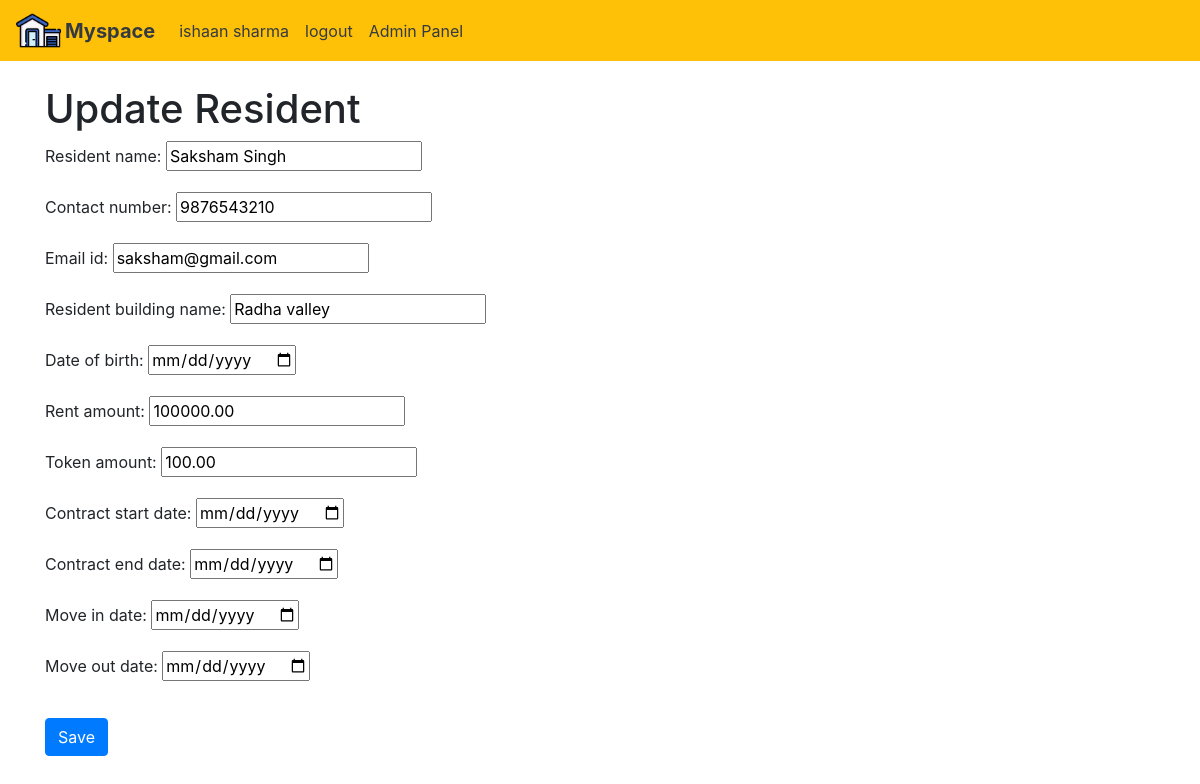
Page /resident-update/10 (signed in) on the committed database.
### accounts/models.py (models this page shows, shortened)
class CustomUser(AbstractBaseUser, PermissionsMixin):
    email = models.EmailField(verbose_name='Email Address', max_length=255, unique=True)
    username = models.CharField(max_length=30, unique=True)
    full_name = models.CharField(max_length=255)
    contact_number = models.CharField(max_length=20)
    is_active = models.BooleanField(default=True)
    is_staff = models.BooleanField(default=False)
    objects = CustomUserManager()
    USERNAME_FIELD = 'email'
    REQUIRED_FIELDS = ['username', 'full_name', 'contact_number']

### resident_app/models.py (models this page shows, shortened)
class Resident(models.Model):
    resident_name = models.CharField(max_length=255)
    contact_number = models.CharField(max_length=255)
    email_id = models.EmailField()
    resident_building_name = models.CharField(max_length=255)
    date_of_birth = models.DateField()
    rent_amount = models.DecimalField(max_digits=10, decimal_places=2)
    token_amount = models.DecimalField(max_digits=10, decimal_places=2)
    contract_start_date = models.DateField()
    contract_end_date = models.DateField()
    move_in_date = models.DateField()
    move_out_date = models.DateField(null=True, blank=True)

### resident_app/views.py (the view, shortened to what this page needs)
# urls.py: path('resident-update/<int:pk>', ResidentUpdateView.as_view(), name='resident_update'),
class ResidentUpdateView(LoginRequiredMixin, PermissionRequiredMixin, View):
    permission_required = 'resident_app.change_resident'  # Required permission
    def get(self, request, pk):
        resident = get_object_or_404(Resident, pk=pk)
        form = CreateResidentForm(instance=resident)
        return render(request, 'resident_app/update_resident.html', {'form': form, 'res_id': pk})

### resident_app/forms.py
class CreateResidentForm(forms.ModelForm):
    class Meta:
        model = Resident
        fields = '__all__'
        widgets = {
            'date_of_birth': forms.DateTimeInput(attrs={'type': 'date'}),
            'contract_start_date': forms.DateTimeInput(attrs={'type': 'date'}),
            'contract_end_date': forms.DateTimeInput(attrs={'type': 'date'}),
            'move_in_date': forms.DateTimeInput(attrs={'type': 'date'}),
            'move_out_date': forms.DateTimeInput(attrs={'type': 'date'}),
        }

### templates/resident_app/update_resident.html (shortened to what this page needs)
{% extends 'base.html' %}
{% block body_block %}
<div class="container mt-4">
    <h1>Update Resident</h1>
    <form method="post" action="">
        {{ form.as_p }}
        <button type="submit" class="btn btn-primary mt-3">Save</button>
    </form>
</div>
{% endblock %}

### templates/base.html (shortened to what this page needs)
{% load static %}
<!doctype html>
<html lang="en">
  <head>
    <link rel="stylesheet" href="https://cdn.jsdelivr.net/npm/bootstrap@4.0.0/dist/css/bootstrap.min.css">
  </head>
  <body>
    <nav class="navbar navbar-expand-lg navbar-dark bg-warning mb-4">
        <img src="{% static 'base/house.png' %}" alt="My Image" style="height: 45px; width: auto;">
        <a class="navbar-brand ml-1 text-dark" href="{% url 'resident_app:home' %}"><strong>Myspace</strong></a>
        <div class="collapse navbar-collapse" id="navbarSupportedContent">
          <ul class="navbar-nav mr-auto">
            {% if user.is_authenticated %}
            <li class="nav-item active">
            <a class="nav-link text-dark" href="#">{{ request.user.full_name }} <span class="sr-only">(current)</span></a>
            </li>
            <li class="nav-item active">
            <a class="nav-link text-dark" href="{% url 'accounts_app:logout' %}">logout <span class="sr-only">(current)</span></a>
            </li>
            <li class="nav-item active">
            <a class="nav-link text-dark" href="{% url 'admin:index' %}">Admin Panel <span class="sr-only">(current)</span></a>
            </li>
            {% else %}
            <li class="nav-item active">
              <a class="nav-link text-dark" href="{% url 'admin:index' %}">Admin Panel <span class="sr-only">(current)</span></a>
              </li>
            {% endif %}
          </ul>
        </div>
      </nav>
      {% block body_block %}
        {% endblock %}
  </body>
</html>

### rows in the picture
CustomUser: user.full_name "ishaan sharma"
Resident: resident_name "Saksham Singh", contact_number "9876543210", email_id "saksham@gmail.com", resident_building_name "Radha valley", rent_amount "100000.00", token_amount "100.00"
